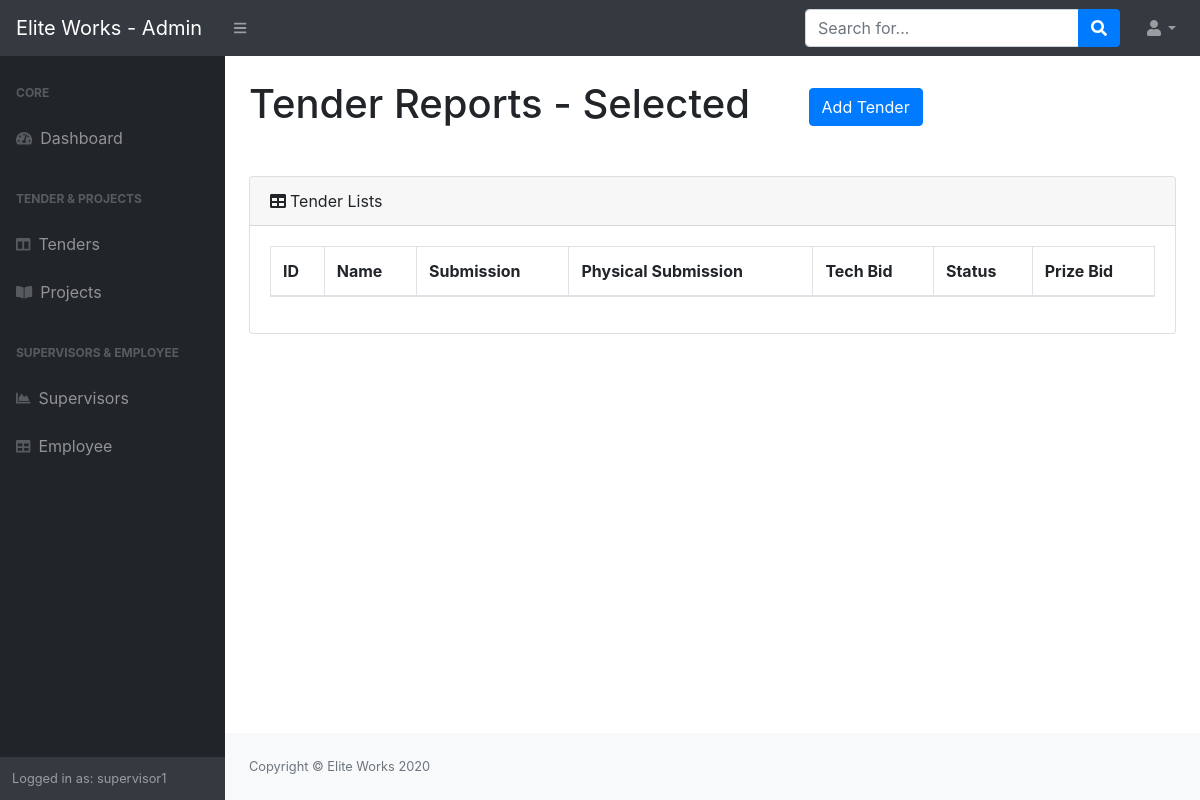
Page /my_tender/ (signed in) on the earlier database version.
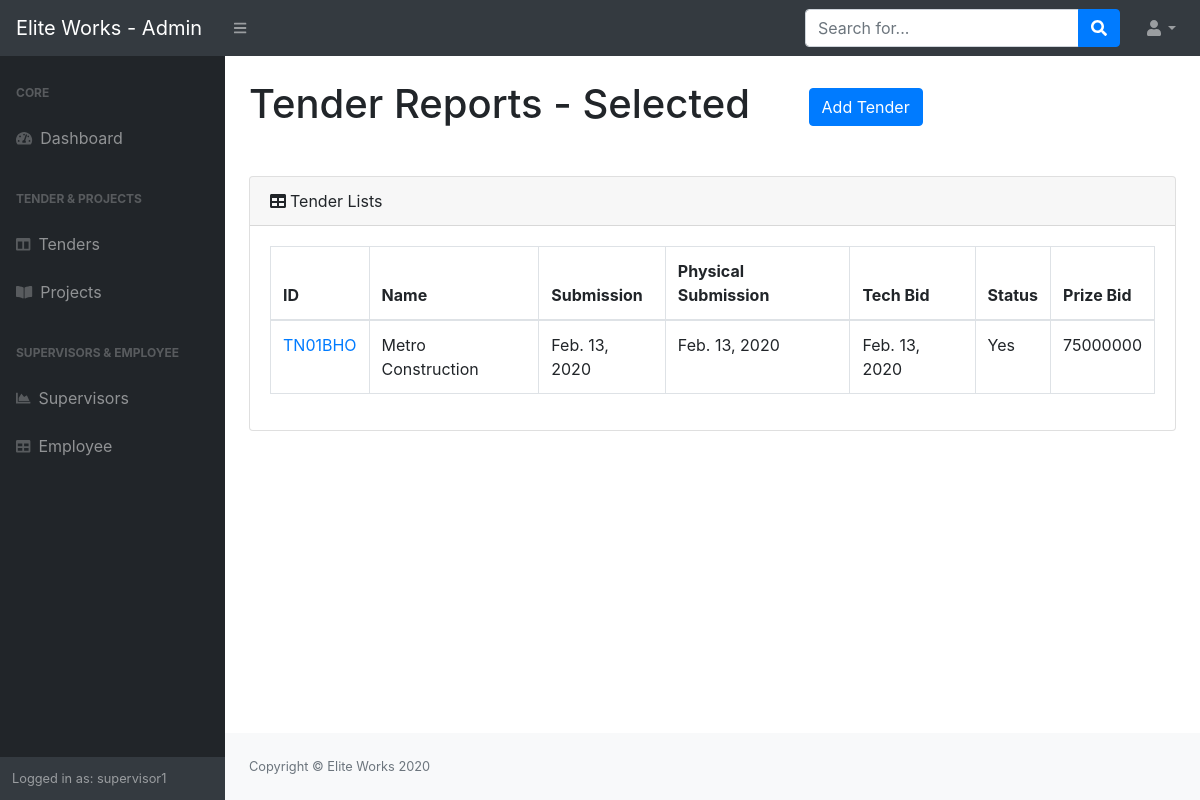
Same page on the later database version.
### projects/models.py (models this page shows, shortened)
class Tender(models.Model):
    tender_number = models.CharField('Tender Number',max_length=500)
    tender_name = models.CharField('Name of Work',max_length=500)
    tender_submission_date = models.DateField('Tender Submission Date',default=timezone.now)
    tender_purchase_reciept = models.FileField('Tender Purchase Reciept')
    tender_confirmation_reciept = models.FileField('Tender Confirmation Reciept')
    physical_submission_date = models.DateField('Physical Submission Date',default=timezone.now)
    tech_bid_opening_date = models.DateField('Technical Bid Opening Bid',default=timezone.now)
    Yes = 'Yes'
    No = 'No'
    status = [(Yes, 'Yes'),(No, 'No')]
    bid_status = models.CharField('Bid Status',max_length=10,choices=status,default=No)
    prize_bid = models.CharField('Prize Bid',max_length=50)
    class Meta:
        verbose_name = 'Tender Lists'
        verbose_name_plural = 'Tender Lists'

### projects/views.py (the view)
# urls.py: path('my_tender/',project_view.my_tender,name='my_tender'),
@login_required
def my_tender(request):
    tender_list = Tender.objects.filter(bid_status='Yes')
    context = {
        'tender_list': tender_list
    }
    return render(request,'projects/my_tender.html',context)

### projects/templates/projects/my_tender.html (shortened to what the changed rows need)
{% load static %}
<!DOCTYPE html>
<html lang="en">
    <head>
        <link href="{% static 'projects/css/styles.css' %}" rel="stylesheet" />
        <link href="https://cdn.datatables.net/1.10.20/css/dataTables.bootstrap4.min.css" rel="stylesheet" />
    </head>
    <body class="sb-nav-fixed">
        <div id="layoutSidenav">
            <div id="layoutSidenav_content">
                <main>
                    <div class="container-fluid">
                        <h1 class="mt-4 mb-5 mr-5">Tender Reports - Selected <a href="/add_tender"><button type="button" class=" ml-5 btn btn-primary">Add Tender</button></a></h1>
                        <div class="card mb-4">
                            <div class="card-body">
                                <div class="table-responsive">
                                    <table class="table table-bordered" id="dataTable" width="100%" cellspacing="0">
                                        <thead>
                                            <tr>
                                                <th>ID</th>
                                                <th>Name</th>
                                                <th>Submission</th>
                                                <th>Physical Submission</th>
                                                <th>Tech Bid</th>
                                                <th>Status</th>
                                                <th>Prize Bid</th>
                                            </tr>
                                        </thead>
                                        <tbody>
                                            {%for tender in tender_list%}
                                            <tr>
                                                <td><a href="/tender/{{tender.id}}">{{tender.tender_number}}</a></td>
                                                <td>{{tender.tender_name}}</td>
                                                <td>{{tender.tender_submission_date}}</td>
                                                <td>{{tender.physical_submission_date}}</td>
                                                <td>{{tender.tech_bid_opening_date}}</td>
                                                <td>{{tender.bid_status}}</td>
                                                <td>{{tender.prize_bid}}</td>
                                            </tr>
                                            {%endfor%}
                                        </tbody>
                                    </table>
                                </div>
                            </div>
                        </div>
                    </div>
                </main>
            </div>
        </div>
    </body>
</html>

Differences in the rows shown:
now on this page (row edited): Tender: tender_number "TN01BHO", tender_name "Metro Construction", tender_submission_date "Feb. 13, 2020", physical_submission_date "Feb. 13, 2020", tech_bid_opening_date "Feb. 13, 2020", bid_status "Yes", prize_bid "75000000"
